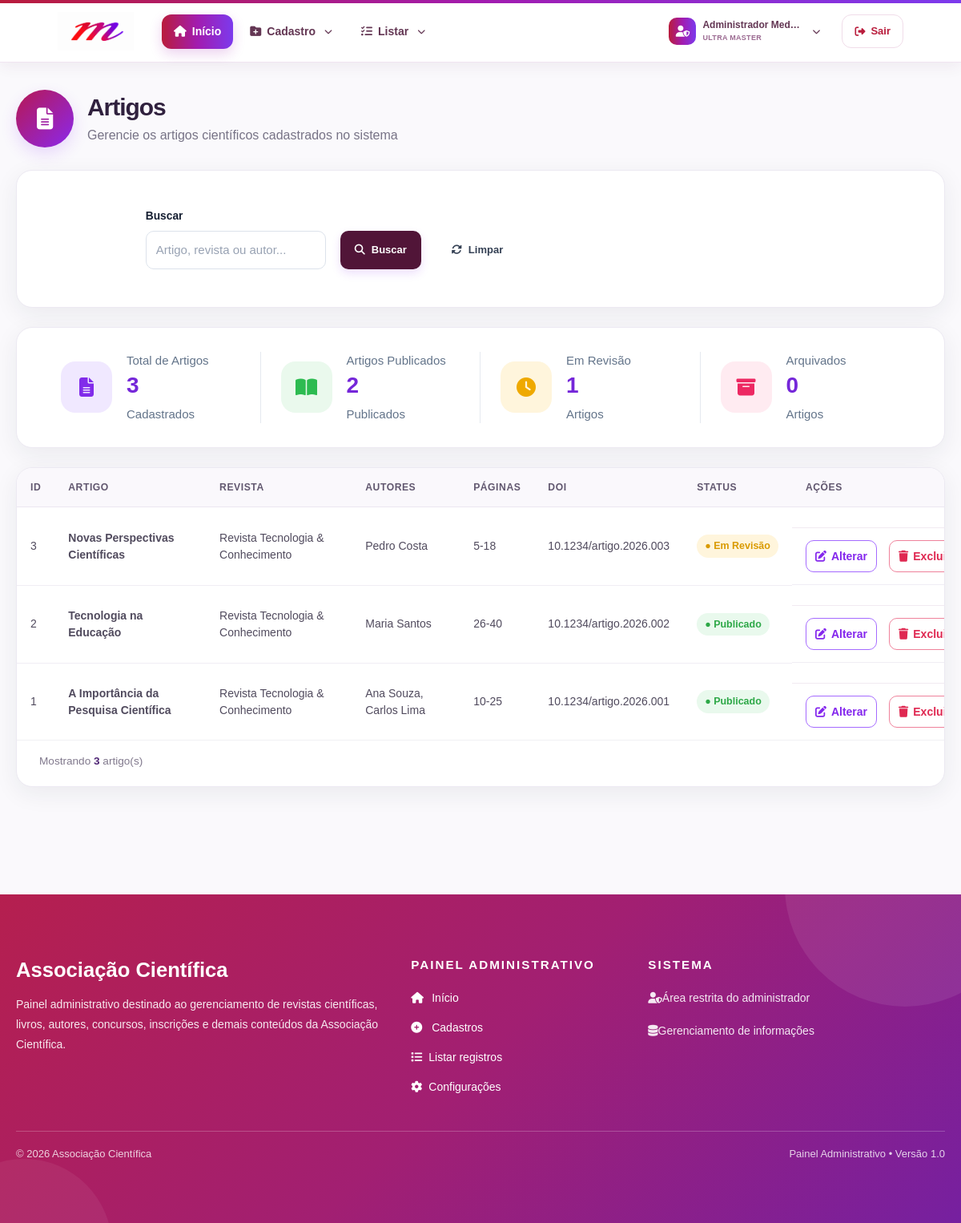
Page /painel/lista_artigos.php (signed in) on the committed database.
### tables this page shows
CREATE TABLE `artigos` (
  `id_artigo` int(11) NOT NULL AUTO_INCREMENT,
  `id_edicao` int(11) NOT NULL,
  `titulo` varchar(255) NOT NULL,
  `autores` text DEFAULT NULL,
  `palavras_chave` text DEFAULT NULL,
  `resumo` text DEFAULT NULL,
  `paginas` varchar(50) DEFAULT NULL,
  `doi` varchar(255) DEFAULT NULL,
  `status` varchar(50) DEFAULT 'Rascunho',
  `dt_cad_artigo` timestamp NOT NULL DEFAULT current_timestamp(),
  PRIMARY KEY (`id_artigo`),
  KEY `fk_artigo_edicao` (`id_edicao`),
  CONSTRAINT `fk_artigo_edicao` FOREIGN KEY (`id_edicao`) REFERENCES `edicoes` (`id_edicao`) ON DELETE CASCADE
);

### painel/config/seguranca.php (called while the page is built, shortened)
<?php
function csrf_token(): string
{
    return $_SESSION['csrf_token'];
}
if (!function_exists('corrigir_codificacao_painel')) {
    function corrigir_codificacao_painel($valor): string
    {
        $valor = (string)($valor ?? '');
        for ($i = 0; $i < 2; $i++) {
            if (!preg_match('/(?:Ã[-¿]|Â[-¿]|â€)/u', $valor)) {
                break;
            }
            $corrigido = @iconv('UTF-8', 'ISO-8859-1//IGNORE', $valor);
            $valor = $corrigido;
        }
        return $valor;
    }
}
if (!function_exists('h')) {
    function h($v): string
    {
        return htmlspecialchars(corrigir_codificacao_painel($v), ENT_QUOTES | ENT_SUBSTITUTE, 'UTF-8');
    }
}

### painel/lista_artigos.php (the view, shortened to what this page needs)
<?php
    include 'conexao.php';
    mysqli_set_charset($conexao, 'utf8mb4');
    $busca = trim((string)($_GET['busca'] ?? ''));
    $b = mysqli_real_escape_string($conexao, $busca);
    $where = $busca
        ? "WHERE (
                CONVERT(a.titulo USING utf8mb4) COLLATE utf8mb4_unicode_ci LIKE '%$b%'
             OR CONVERT(r.nome USING utf8mb4) COLLATE utf8mb4_unicode_ci LIKE '%$b%'
             OR EXISTS (
                    SELECT 1 FROM artigo_autor aa2
                    INNER JOIN autores au2 ON au2.id_autor = aa2.id_autor
                    WHERE aa2.id_artigo = a.id_artigo
                      AND CONVERT(au2.nome USING utf8mb4) COLLATE utf8mb4_unicode_ci LIKE '%$b%'
                )
           )"
        : '';
    $resultado = mysqli_query($conexao, "
        SELECT a.*, r.nome AS revista,
            GROUP_CONCAT(au.nome SEPARATOR ', ') AS autores
        FROM artigos a
        INNER JOIN edicoes e ON e.id_edicao = a.id_edicao
        INNER JOIN revistas r ON r.id_revista = e.id_revista
        LEFT JOIN artigo_autor aa ON aa.id_artigo = a.id_artigo
        LEFT JOIN autores au ON au.id_autor = aa.id_autor
        $where
        GROUP BY a.id_artigo
        ORDER BY a.id_artigo DESC
    ");
    $total = mysqli_num_rows($resultado);
    $stats = mysqli_fetch_assoc(mysqli_query($conexao, "
        SELECT
            COUNT(*) total,
            SUM(status='Publicado') publicados,
            SUM(status='Em Revisão') revisao,
            SUM(status='Arquivado') arquivados
        FROM artigos
    "));
    $cards = [
        ['file-lines','roxo','Total de Artigos','total','Cadastrados'],
        ['book-open','verde','Artigos Publicados','publicados','Publicados'],
        ['clock','amarelo','Em Revisão','revisao','Artigos'],
        ['box-archive','vermelho','Arquivados','arquivados','Artigos']
    ];
?>
<!DOCTYPE html>
<html lang="pt-BR">
    <head>
        <?php include 'includes_painel/head.php'; ?>
    </head>
    <body>
        <?php include 'includes_painel/header.php'; ?>
        <div class="container">
            <div class="topo">
                <div class="titulo">
                    <div class="icone">
                        <i class="fas fa-file-lines"></i>
                    </div>
                    <div>
                        <h1>Artigos</h1>
                        <p>Gerencie os artigos científicos cadastrados no sistema</p>
                    </div>
                </div>
            </div>
            <div class="card filtros">
                <form method="GET">
                    <div class="campo">
                        <label>Buscar</label>
                        <input name="busca"value="<?= h($busca) ?>" placeholder="Artigo, revista ou autor...">
                    </div>
                    <button class="btn btn-primary">
                        <i class="fas fa-search"></i> Buscar
                    </button>
                    <a href="lista_artigos.php" class="btn limpar">
                        <i class="fas fa-sync-alt"></i> Limpar
                    </a>
                </form>
            </div>
            <div class="card estatisticas">
                <?php foreach ($cards as $c): ?>
                    <div>
                        <i class="fas fa-<?= $c[0] ?> <?= $c[1] ?>"></i>
                        <section>
                            <span><?= $c[2] ?></span>
                            <strong><?= $stats[$c[3]] ?? 0 ?></strong>
                            <small><?= $c[4] ?></small>
                        </section>
                    </div>
                <?php endforeach; ?>
            </div>
            <div class="card tabela">
                <div class="table-responsive">
                    <table>
                        <thead>
                            <tr>
                                <th>ID</th>
                                <th>Artigo</th>
                                <th>Revista</th>
                                <th>Autores</th>
                                <th>Páginas</th>
                                <th>DOI</th>
                                <th>Status</th>
                                <th>Ações</th>
                            </tr>
                        </thead>
                        <tbody>
                        <?php if ($total): ?>
                            <?php while ($r = mysqli_fetch_assoc($resultado)): ?>
                                <?php
                                $status = $r['status'];
                                $classe = [
                                    'Publicado' => 'verde',
                                    'Em Revisão' => 'amarelo',
                                    'Arquivado' => 'vermelho'
                                ][$status] ?? 'cinza';
                                ?>
                                <tr>
                                    <td><?= $r['id_artigo'] ?></td>
                                    <td class="nome">
                                        <?= h($r['titulo']) ?>
                                    </td>
                                    <td>
                                        <?= h($r['revista']) ?>
                                    </td>
                                    <td>
                                        <?= h($r['autores'] ?? '—') ?>
                                    </td>
                                    <td>
                                        <?= h($r['paginas']) ?>
                                    </td>
                                    <td>
                                        <?= h($r['doi'] ?: '—') ?>
                                    </td>
                                    <td>
                                        <span class="status <?= $classe ?>">
                                            ● <?= h($status) ?>
                                        </span>
                                    </td>
                                    <td class="acoes">
                                        <a href="editar_artigo.php?id=<?= $r['id_artigo'] ?>" class="editar" title="Editar">
                                            <i class="fas fa-pen-to-square"></i> Alterar
                                        </a>
                                        <a href="excluir_artigo.php?id=<?= $r['id_artigo'] ?>&csrf_token=<?=h(csrf_token())?>" class="excluir" title="Excluir" onclick="return confirm('Deseja excluir este artigo?')">
                                            <i class="fas fa-trash"></i> Excluir
                                        </a>
                                    </td>
                                </tr>
                            <?php endwhile; ?>
                        <?php endif; ?>
                        </tbody>
                    </table>
                </div>
                <div class="rodape">
                    Mostrando <b><?= $total ?></b> artigo(s)
                </div>
            </div>
        </div>
        <?php include 'includes_painel/footer.php'; ?>
    </body>
</html>

### rows in the picture
artigos: id_artigo "3", titulo "Novas Perspectivas Científicas", revista "Revista Tecnologia & Conhecimento", autores "Pedro Costa", paginas "5-18", doi "10.1234/artigo.2026.003", status "Em Revisão"
artigos: id_artigo "2", titulo "Tecnologia na Educação", revista "Revista Tecnologia & Conhecimento", autores "Maria Santos", paginas "26-40", doi "10.1234/artigo.2026.002", status "Publicado"
artigos: id_artigo "1", titulo "A Importância da Pesquisa Científica", revista "Revista Tecnologia & Conhecimento", autores "Ana Souza, Carlos Lima", paginas "10-25", doi "10.1234/artigo.2026.001", status "Publicado"

### other values in the picture
nome_usuario() "Administrador Medeia"
str_replace('_', ' ', perfil_usuario()) "ULTRA MASTER"
$c[2] "Total de Artigos"
$stats[$c[3]] "3"
$c[4] "Cadastrados"
$c[2] "Artigos Publicados"
$stats[$c[3]] "2"
$c[4] "Publicados"
$c[2] "Em Revisão"
$stats[$c[3]] "1"
$c[4] "Artigos"
$c[2] "Arquivados"
$stats[$c[3]] "0"
$total "3"
